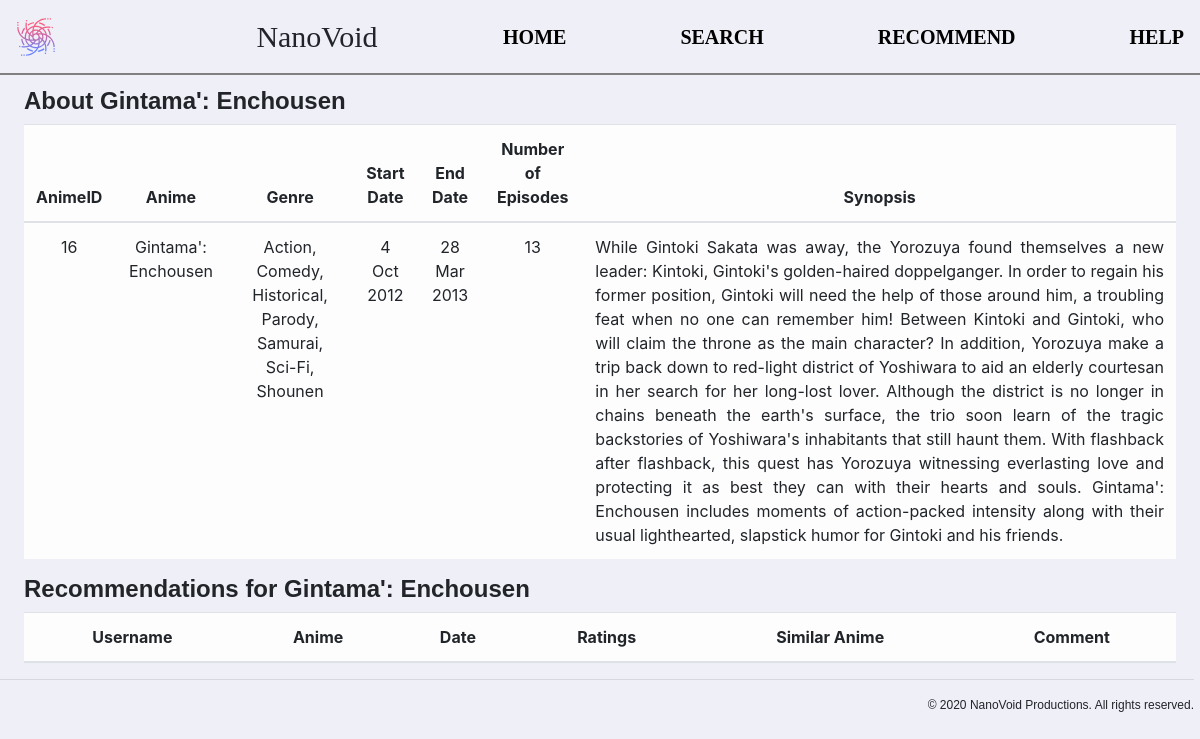
The page /16 on the database its author committed.
### tables this page shows
CREATE TABLE "Anime" (
	"AnimeID"	INTEGER NOT NULL UNIQUE,
	"Name"	TEXT NOT NULL,
	"Start"	TEXT,
	"End"	TEXT,
	"Episodes"	INTEGER NOT NULL,
	"Synopsis"	TEXT,
	PRIMARY KEY("AnimeID" AUTOINCREMENT)
);

### app.py (the view, shortened to what this page needs)
@app.route("/<animeid>")
def result(animeid):
    db = sqlite3.connect("Anime Recommendation.db")
    query = """
            SELECT *
            FROM Anime
            WHERE AnimeID = ?
            """
    cursor = db.execute(query, (animeid, ))
    anime = list(cursor.fetchone())
    dates = ["Jan", "Feb", "Mar", "Apr", "May", "Jun", "Jul", "Aug", "Sep", "Oct", "Nov", "Dec"]
    if anime[2] != None:
        anime[2] = str(int(anime[2][-2:])) + " " + dates[int(anime[2][4:6]) - 1] + " " + anime[2][0:4]
    else:
        anime[2] = "-"
    if anime[3] != None:
        anime[3] = str(int(anime[3][-2:])) + " " + dates[int(anime[3][4:6]) - 1] + " " + anime[3][0:4]
    else:
        anime[3] = "-"
    cursor.close()
    query = """
            SELECT Genre
            FROM AnimeGenre
            WHERE AnimeID = ?
            """
    cursor = db.execute(query, (animeid, ))
    genre_tup = cursor.fetchall()
    genre_list = []
    for tup in genre_tup:
        genre_list.append(tup[0])
    genre = ", ".join(genre_list)
    cursor.close()
    query = """
            SELECT User.Username, Anime.Name, Recommendation.Date, Recommendation.Rating, Recommendation.SimilarAnime, Recommendation.Comment, Recommendation.AnimeID
            FROM User, Anime, Recommendation
            WHERE Recommendation.UserID = User.UserID
            AND Recommendation.AnimeID = Anime.AnimeID
            AND Anime.AnimeID = ?
            ORDER BY Recommendation.Date DESC
            """
    cursor = db.execute(query, (animeid, ))
    data = cursor.fetchall()
    cursor.close()
    query = """
            SELECT Name
            FROM Anime
            WHERE AnimeID = ?
            """
    db.close()
    return render_template("result.html", anime = anime, genre = genre, data = data)

### templates/result.html (shortened to what this page needs)
{% extends "base.html" %}
{% block head %}
    {{ super() }}
{% endblock %}
{% block navigation %}
    {{ super() }}
{% endblock %}
{% block content %}
    <h2>About {{ anime[1] }}</h2>
    <table style = "text-align: center" class = "table table-hover table-light">
    <thead>
        <tr>
            <th style = "border-top: 1px solid #dee2e6 !important; border-bottom: 2px solid #dee2e6 !important" scope = "col">AnimeID</th>
            <th style = "border-top: 1px solid #dee2e6 !important; border-bottom: 2px solid #dee2e6 !important" scope = "col">Anime</th>
            <th style = "border-top: 1px solid #dee2e6 !important; border-bottom: 2px solid #dee2e6 !important" scope = "col">Genre</th>
            <th style = "border-top: 1px solid #dee2e6 !important; border-bottom: 2px solid #dee2e6 !important" scope = "col">Start Date</th>
            <th style = "border-top: 1px solid #dee2e6 !important; border-bottom: 2px solid #dee2e6 !important" scope = "col">End Date</th>
            <th style = "border-top: 1px solid #dee2e6 !important; border-bottom: 2px solid #dee2e6 !important" scope = "col">Number of Episodes</th>
            <th style = "border-top: 1px solid #dee2e6 !important; border-bottom: 2px solid #dee2e6 !important" scope = "col">Synopsis</th>
        </tr>
    </thead>
    <tbody>
        <tr>
            <td style = "border-top: 1px solid #dee2e6 !important" scope = "row">{{ anime[0] }}</td>
            <td style = "border-top: 1px solid #dee2e6 !important" >{{ anime[1] }}</td>
            <td style = "border-top: 1px solid #dee2e6 !important" >{{ genre }}</td>
            <td style = "border-top: 1px solid #dee2e6 !important" >{{ anime[2] }}</td>
            <td style = "border-top: 1px solid #dee2e6 !important" >{{ anime[3] }}</td>
            <td style = "border-top: 1px solid #dee2e6 !important" >{{ anime[4] }}</td>
            <td style = "border-top: 1px solid #dee2e6 !important; text-align: justify">{{ anime[5] }}</td>
    </tbody>
    </table>
    <h2>Recommendations for {{ anime[1] }}</h2>
    <table style = "text-align: center" class = "table table-hover table-light">
    <thead>
        <tr>
            <th style = "border-top: 1px solid #dee2e6 !important; border-bottom: 2px solid #dee2e6 !important" scope = "col">Username</th>
            <th style = "border-top: 1px solid #dee2e6 !important; border-bottom: 2px solid #dee2e6 !important" scope = "col">Anime</th>
            <th style = "border-top: 1px solid #dee2e6 !important; border-bottom: 2px solid #dee2e6 !important" scope = "col">Date</th>
            <th style = "border-top: 1px solid #dee2e6 !important; border-bottom: 2px solid #dee2e6 !important" scope = "col">Ratings</th>
            <th style = "border-top: 1px solid #dee2e6 !important; border-bottom: 2px solid #dee2e6 !important" scope = "col">Similar Anime</th>
            <th style = "border-top: 1px solid #dee2e6 !important; border-bottom: 2px solid #dee2e6 !important" scope = "col">Comment</th>
        </tr>
    </thead>
    </table>
{% endblock %}
{% block copyright %}
    {{ super() }}
{% endblock %}

### static/css/style.css (style rules this page uses)
body { background-color: #efeff7 !important; font-family: Helvetica; font-size: 18px; text-align: justify; }
h2 { font-family: Helvetica; font-size: 24px !important; font-weight: bold ! important; }

### rows shown on the page
Anime: Name "Gintama': Enchousen", AnimeID "16", Episodes "13", Synopsis "While Gintoki Sakata was away, the Yorozuya found themselves a new leader: Kintoki, Gintoki's golden-haired doppelganger. In order to regain his former position, Gintoki will need the help of those around him, a troubling feat when no one can remember him! Between Kintoki and Gintoki, who will claim the throne as the main character? In addition, Yorozuya make a trip back down to red-light district of Yoshiwara to aid an elderly courtesan in her search for her long-lost lover. Although the district is no longer in chains beneath the earth's surface, the trio soon learn of the tragic backstories of Yoshiwara's inhabitants that still haunt them. With flashback after flashback, this quest has…"

### other values the page prints
{{ genre }} "Action, Comedy, Historical, Parody, Samurai, Sci-Fi, Shounen"
{{ anime[2] }} "4 Oct 2012"
{{ anime[3] }} "28 Mar 2013"
